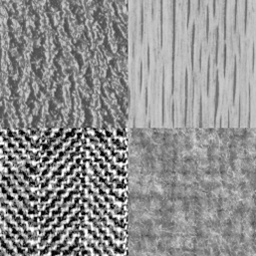
%> input picture Project 4/mosaicA.bmp, 256 x 256 px
$ octave prob.m   (GNU Octave 9; MATLAB toolbox functions it lacks are replaced by stand-ins)
%> lines starting %> are read from the running program, lines starting %| are printed output that depends on the picture
%> further down, img is the input picture: size 256x256 uint8; min 0, max 255, mean 143.6
### Project 4/gaborconvolve.m
% GABORCONVOLVE - function for convolving image with log-Gabor filters
%
% Usage: EO = gaborconvolve(im,  nscale, norient, minWaveLength, mult, ...
%			    sigmaOnf, dThetaOnSigma)
%
% Arguments:
% The convolutions are done via the FFT.  Many of the parameters relate
% to the specification of the filters in the frequency plane.
%
%   Variable       Suggested   Description
%   name           value
%  ----------------------------------------------------------
%    im                        Image to be convolved.
%    nscale          = 4;      Number of wavelet scales.
%    norient         = 6;      Number of filter orientations.
%    minWaveLength   = 3;      Wavelength of smallest scale filter.
%    mult            = 2;      Scaling factor between successive filters.
%    sigmaOnf        = 0.65;   Ratio of the standard deviation of the
%                              Gaussian describing the log Gabor filter's transfer function
%	                       in the frequency domain to the filter center frequency.
%    dThetaOnSigma   = 1.5;    Ratio of angular interval between filter orientations
%			       and the standard deviation of the angular Gaussian
%			       function used to construct filters in the
%                              freq. plane.
%
% Returns:
%
%   EO a 2D cell array of complex valued convolution results
%
%        EO{s,o} = convolution result for scale s and orientation o.
%        The real part is the result of convolving with the even
%        symmetric filter, the imaginary part is the result from
%        convolution with the odd symmetric filter.
%
%        Hence:
%        abs(EO{s,o}) returns the magnitude of the convolution over the
%                     image at scale s and orientation o.
%        angle(EO{s,o}) returns the phase angles.
%
%
% Notes on filter settings to obtain even coverage of the spectrum
% dthetaOnSigma 1.5
% sigmaOnf  .85   mult 1.3
% sigmaOnf  .75   mult 1.6     (bandwidth ~1 octave)
% sigmaOnf  .65   mult 2.1
% sigmaOnf  .55   mult 3       (bandwidth ~2 octaves)
%
% For maximum speed the input image should be square and have a
% size that is a power of 2, but the code will operate on images
% of arbitrary size.
%

% For details of log-Gabor filters see:
% D. J. Field, "Relations Between the Statistics of Natural Images and the
% Response Properties of Cortical Cells", Journal of The Optical Society of
% America A, Vol 4, No. 12, December 1987. pp 2379-2394
%
% Author: Peter Kovesi
% Department of Computer Science & Software Engineering
% The University of Western Australia
% pk@cs.uwa.edu.au  www.cs.uwa.edu.au/~pk
%
% May 2001


function EO = gaborconvolve(im, nscale, norient, minWaveLength, mult, ...
			    sigmaOnf, dThetaOnSigma)
%> called with nscale = 4, norient = 6, minWaveLength = 3, mult = 2, sigmaOnf = 0.65, dThetaOnSigma = 1.5

[rows cols] = size(im);
%> rows = 256; cols = 256
imagefft = fft2(im);                 % Fourier transform of image
EO = cell(nscale, norient);          % Pre-allocate cell array

% Pre-compute some stuff to speed up filter construction

x = ones(rows,1) * (-cols/2 : (cols/2 - 1))/(cols/2);
y = (-rows/2 : (rows/2 - 1))' * ones(1,cols)/(rows/2);
radius = sqrt(x.^2 + y.^2);       % Matrix values contain *normalised* radius from centre.
radius(round(rows/2+1),round(cols/2+1)) = 1; % Get rid of the 0 radius value in the middle
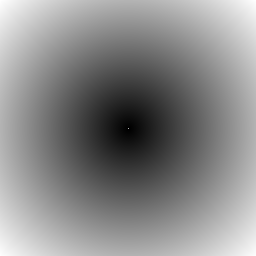
%> radius: size 256x256 double; min 0.00781, max 1.41, mean 0.765; drawn with min black and max white
                                             % so that taking the log of the radius will
                                             % not cause trouble.

% Precompute sine and cosine of the polar angle of all pixels about the
% centre point

theta = atan2(-y,x);              % Matrix values contain polar angle.
                                  % (note -ve y is used to give +ve
                                  % anti-clockwise angles)
sintheta = sin(theta);
costheta = cos(theta);
clear x; clear y; clear theta;      % save a little memory

thetaSigma = pi/norient/dThetaOnSigma;  % Calculate the standard deviation of the
                                        % angular Gaussian function used to
                                        % construct filters in the freq. plane.
% The main loop...

for o = 1:norient,                   % For each orientation.
  fprintf('Processing orientation %d \n', o);
  angl = (o-1)*pi/norient;           % Calculate filter angle.
  wavelength = minWaveLength;        % Initialize filter wavelength.

  % Pre-compute filter data specific to this orientation
  % For each point in the filter matrix calculate the angular distance from the
  % specified filter orientation.  To overcome the angular wrap-around problem
  % sine difference and cosine difference values are first computed and then
  % the atan2 function is used to determine angular distance.

  ds = sintheta * cos(angl) - costheta * sin(angl);     % Difference in sine.
  dc = costheta * cos(angl) + sintheta * sin(angl);     % Difference in cosine.
  dtheta = abs(atan2(ds,dc));                           % Absolute angular distance.
  spread = exp((-dtheta.^2) / (2 * thetaSigma^2));      % Calculate the angular filter component.

  for s = 1:nscale,                  % For each scale.

    % Construct the filter - first calculate the radial filter component.
    fo = 1.0/wavelength;                  % Centre frequency of filter.
    rfo = fo/0.5;                         % Normalised radius from centre of frequency plane
                                          % corresponding to fo.
    logGabor = exp((-(log(radius/rfo)).^2) / (2 * log(sigmaOnf)^2));
    logGabor(round(rows/2+1),round(cols/2+1)) = 0; % Set the value at the center of the filter
                                                   % back to zero (undo the radius fudge).

    filter = fftshift(logGabor .* spread); % Multiply by the angular spread to get the filter
                                           % and swap quadrants to move zero frequency
                                           % to the corners.

    % Do the convolution, back transform, and save the result in EO
    EO{s,o} = ifft2(imagefft .* filter);

    wavelength = wavelength * mult;       % Finally calculate Wavelength of next filter
  end                                     % ... and process the next scale

end  % For each orientation
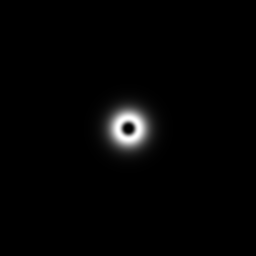
%> logGabor: size 256x256 double; min 0, max 1, mean 0.0171
%> after the loop, EO = 24 items

### Project 4/prob.m
clear; clc;
img = imread('./mosaicA.bmp');

nscale          = 4;
norient         = 6;
minWaveLength   = 3;
mult            = 2;
sigmaOnf        = 0.65;
dThetaOnSigma   = 1.5;

EO = gaborconvolve(img, nscale, norient, minWaveLength, mult, ...
			    sigmaOnf, dThetaOnSigma);
%> EO = 24 items

EO_ = reshape(EO,[],1);
%> EO_ = 24 items

EO_abs = {};
gauss_f = [ 1/256 4/256 6/256 4/256 1/256;
            4/256 16/256 24/256 16/256 4/256;
            6/256 24/256 36/256 24/256 6/256;
            4/256 16/256 24/256 16/256 4/256;
            1/256 4/256 6/256 4/256 1/256]      ;%gaussian filter

for i = 1:length(EO_)
    %EO_abs{i,1} = abs(EO_{i,1});
    img_ = abs(EO_{i,1});
    seg = conv2(img_,gauss_f, 'same');
    EO_abs{i,1} = seg;
end
%> this loop made 24 passes
%> pass 1, `img_ = abs(EO_{i,1});`:
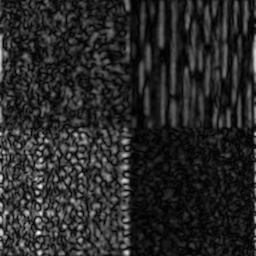
%> img_: size 256x256 double; min 0.00455, max 30.47, mean 4.8; drawn with min black and max white
%> pass 1, `seg = conv2(img_,gauss_f, 'same');`:
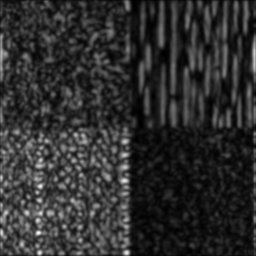
%> seg: size 256x256 double; min 0.262, max 24.45, mean 4.7; drawn with min black and max white
%> pass 2, `img_ = abs(EO_{i,1});`:
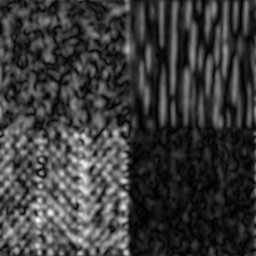
%> img_: size 256x256 double; min 0.0123, max 37.02, mean 8.5; drawn with min black and max white
%> after the loop, EO_abs = 24 items

for i = 1:length(EO_abs)
    shape = reshape(EO_abs{i,1},[],1);
    varinece{i,1} = var(shape);
    avr{i,1} = mean(shape);
    skew{i,1} = skewness(shape);
    kurt{i,1} = kurtosis(shape);
end
%> after the loop, avr = 24 items; kurt = 24 items; skew = 24 items; varinece = 24 items

feat = cell2mat([varinece, avr, skew, kurt]);
%> feat = 24 rows, first 8: [9.45 4.73 1.14 4.53; 33.59 8.47 0.88 3.2; 15.2 7.01 0.766 3.28; 7.27 4.88 0.616 2.9; 6.85 3.7 1.36 5.22; 39.41 7.03 1.49 4.59; 36.18 6.85 1.55 4.68; 3.26 3.34 0.724 3.24]

X = normalize(feat,'range');
%> X = 24 rows, first 8: [0.167 0.41 0.325 0.303; 0.738 1 0.164 0.0562; 0.303 0.771 0.0927 0.0711; 0.116 0.434 0 0; 0.106 0.248 0.463 0.432; 0.875 0.773 0.541 0.315; 0.799 0.745 0.581 0.333; 0.021 0.191 0.0672 0.0644]

[idx,C,sumd,D] = kmeans(X, 4);
%> idx = 24 values, max 4 at index 11, min 1 at index 5, mean 2.62; C = [0.0831 0.133 0.596 0.559; 0.805 0.719 0.48 0.261; 0.0923 0.273 0.216 0.187; 0.595 0.472 0.827 0.731]; sumd = [0.179; 0.45; 0.755; 0.39]; D = 24 rows, first 8: [0.222 0.528 0.0498 0.621; 1.62 0.226 0.965 1.19; 0.946 0.441 0.321 1.15; 0.759 0.855 0.108 1.45; 0.0473 0.741 0.122 0.511; 1.1 0.0144 0.985 0.424; 0.939 0.016 0.877 0.336; 0.531 1.1 0.049 1.43]

%%
X_ = {};
for i = 1:size(X,2)
    a = X(:,i) - C(i,:);

    aa = min(a,[], 2);
    X_{1,i} = aa;
end
%> this loop made 4 passes
%> after the loop, X_ = 4 items
X_ = cell2mat(X_);
%> X_ = 24 rows, first 8: [-0.428 -0.396 0.0523 -0.523; 0.142 0.195 -0.109 -0.77; -0.292 -0.0346 -0.18 -0.756; -0.48 -0.371 -0.273 -0.827; -0.49 -0.558 0.19 -0.394; 0.28 -0.0324 0.268 -0.511; 0.203 -0.0599 0.308 -0.494; -0.575 -0.614 -0.206 -0.762]

%% The Elbow Method

WCSS=[];
for k=1:10
    sumd=0;
    [idx,C,sumd]=kmeans(X,k);
    WCSS(k)=sum(sumd);
end
%> this loop made 10 passes
%> sumd on passes 3, 4, 5, 6, 7, 8, 10: [0.958; 1.46; 0.331], [0.331; 0.958; 0.755; 0.0646], [0.481; 0.21; 0.331; 0.0646; 0.382], [0.382; 0.0393; 0.0569; 0.21; 0.179; 0.211], [0.285; 0.112; 0.207; 0; 0.0876; 0.0646; 0.156], [0.276; 0.0393; 0.00424; 0.0876; 0.0471; 0.123; 0; 0.187], [0.0569; 0.121; 0.0393; 0.0471; 0.0876; 0; 0.0646; 0; 0; 0]
%> (C, sumd) on passes 1 to 2: ([0.365 0.386 0.503 0.416], 7.64), ([0.0888 0.219 0.362 0.33; 0.69 0.584 0.669 0.517], [1.86; 2.06])
%> after the loop, WCSS = [7.64 3.92 2.74 2.11 1.47 1.08 0.912 0.765 0.511 0.416]

plot(1:10,WCSS);
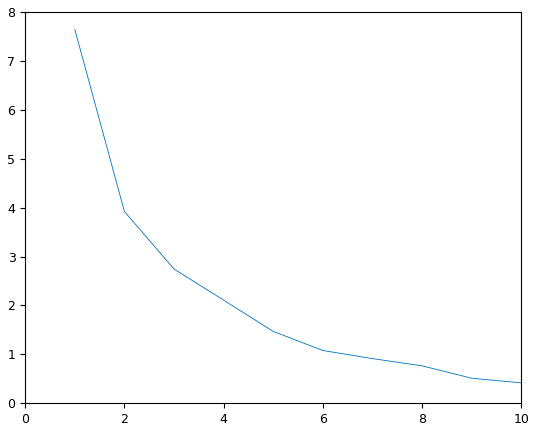
%> figure redrawn from the program's plot data; curve peaks at x = 1, y = 7.64

%% K-means Clustering

[idx,c]=kmeans(X,3); % idx tells us which particular clustar the value belongs to
%> idx = 24 values, max 3 at index 11, min 1 at index 1, mean 1.83; c = [0.0679 0.17 0.353 0.309; 0.722 0.727 0.416 0.229; 0.524 0.434 0.813 0.744]
                        % C gives the center point of the cluster

figure,

gscatter(X(:,1),X(:,2),idx);
hold on
for i=1:3
    scatter(C(i,1),C(i,2),96,'black','filled');
end
legend({'Cluster 1','Cluster 2','Cluster 3'});
xlabel('PC1');
ylabel('PC2');
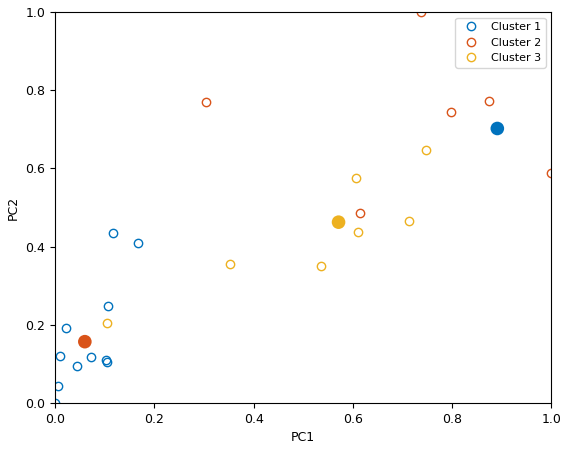
%> figure redrawn from the program's plot data
hold off

$ run again, with Project 4/mosaicB.bmp copied over Project 4/mosaicA.bmp
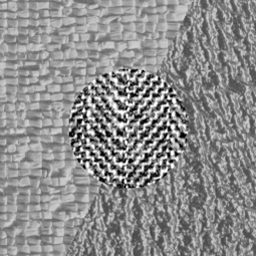
%> input picture Project 4/mosaicB.bmp, 256 x 256 px
%> img is the input picture: size 256x256 uint8; min 0, max 255, mean 140.3
%> after the loop in gaborconvolve, `for o = 1:norient,`: EO = 24 items
%> the loop `for i = 1:length(EO_)` made 24 passes
%> pass 2, `img_ = abs(EO_{i,1});`:
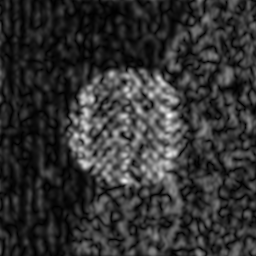
%> img_: size 256x256 double; min 0.00466, max 38.88, mean 7.6; drawn with min black and max white
%> the loop `for i = 1:length(EO_abs)` made 24 passes
%> feat = 24 rows, first 8: [7.7 3.95 1.17 4.56; 30.6 7.58 1.3 4.55; 11.8 6.89 0.733 3.33; 7.09 4.51 0.88 3.66; 6.48 3.54 1.12 4.41; 31.83 6.81 1.54 5.42; 24.34 6.15 2.02 7.73; 3.4 3.25 0.714 2.99]
%> X = 24 rows, first 8: [0.173 0.275 0.225 0.173; 0.86 1 0.291 0.173; 0.296 0.861 0.0095 0.0378; 0.155 0.386 0.083 0.0741; 0.137 0.194 0.203 0.157; 0.897 0.845 0.413 0.269; 0.672 0.713 0.649 0.523; 0.0442 0.136 0 0]
%> `[idx,C,sumd,D] = kmeans(X, 4);`: idx = 24 values, max 4 at index 11, min 1 at index 10, mean 2.21; C = [0.257 0.347 0.55 0.489; 0.0736 0.152 0.167 0.147; 0.738 0.824 0.451 0.321; 0.585 0.555 0.902 0.842]; sumd = [0.617; 0.343; 0.999; 0.0809]; D = 24 rows, first 8: [0.217 0.0294 0.694 1.15; 0.956 1.35 0.0933 1.09; 0.761 0.589 0.473 1.62; 0.402 0.074 0.729 1.47; 0.269 0.00716 0.849 1.29; 0.724 1.23 0.0297 0.749; 0.318 1.05 0.0966 0.198; 0.631 0.0505 1.26 1.99]
%> the loop `for i = 1:size(X,2)` made 4 passes
%> after the loop `for i = 1:size(X,2)`: X_ = 4 items
%> `X_ = cell2mat(X_);`: X_ = 24 rows, first 8: [-0.376 0.109 -0.599 -0.729; 0.31 0.833 -0.533 -0.73; -0.253 0.694 -0.815 -0.864; -0.395 0.22 -0.741 -0.828; -0.413 0.0272 -0.621 -0.746; 0.347 0.678 -0.411 -0.634; 0.123 0.547 -0.175 -0.379; -0.505 -0.0305 -0.824 -0.902]
%> the loop `for k=1:10` made 10 passes
%> sumd on passes 3 to 9: [0.928; 1.06; 0.573], [0.987; 0.174; 0.343; 0.362], [0.233; 0.0963; 0.485; 0.4; 0.0809], [0.114; 0.0963; 0.174; 0.247; 0; 0.0983], [0.151; 0.26; 0.208; 0.0354; 0.0311; 0.0003; 0], [0.197; 0.174; 0.0975; 0.0983; 0.0354; 0; 0; 0], [0.141; 0; 0.0311; 0.0983; 0; 0; 0; 0.0354; 0.0397]
%> after the loop `for k=1:10`: WCSS = [7.93 3.34 2.56 1.87 1.3 0.73 0.686 0.602 0.346 0.339]
%> `[idx,c]=kmeans(X,3);`: idx = 24 values, max 3 at index 11, min 1 at index 1, mean 1.79; c = [0.0736 0.152 0.167 0.147; 0.64 0.734 0.504 0.386; 0.211 0.222 0.679 0.655]
%> `ylabel('PC2');`:
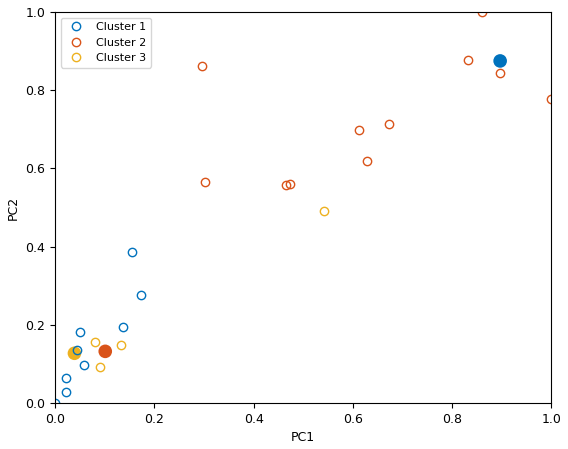
%> figure redrawn from the program's plot data
